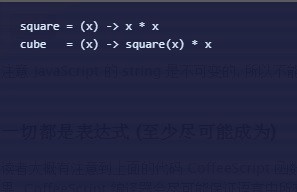
#> input picture test1.jpg, 297 x 192 px
$ python main.py
#> lines starting #> are read from the running program, lines starting #| are printed output that depends on the picture
import cv2
import numpy as np

class YGlobalData(object):
    YTITLE_X = 100
    YTITLE_Y = 20
    YTITLE_W = 240
    YTITLE_H = 80
    YIMG_X = 50
    YIMG_Y = 120
    YIMG_W = 340
    YIMG_H = 300
    YBUTTON1_X = 20
    YBUTTON2_X = 240
    YBUTTON_Y = 450
    YBUTTON_W = 150
    YBUTTON_H = 70
    YWIN_H = 600
    YWIN_W = 440

# 设置回调参数，event是事件类型，x,y是鼠标坐标，param是setMouseCallback第三个参数的“引用”
def print_test(event, x, y, flags, param):
    if event == cv2.EVENT_FLAG_LBUTTON:
        if x > YGlobalData.YBUTTON1_X and x < YGlobalData.YBUTTON1_X + YGlobalData.YBUTTON_W\
        and y > YGlobalData.YBUTTON_Y and y < YGlobalData.YBUTTON_Y + YGlobalData.YBUTTON_H:
            param[0][YGlobalData.YIMG_Y : YGlobalData.YIMG_Y + YGlobalData.YIMG_H\
                    ,YGlobalData.YIMG_X : YGlobalData.YIMG_X + YGlobalData.YIMG_W] = param[1].copy()
        if x > YGlobalData.YBUTTON2_X and x < YGlobalData.YBUTTON2_X + YGlobalData.YBUTTON_W\
        and y > YGlobalData.YBUTTON_Y and y < YGlobalData.YBUTTON_Y + YGlobalData.YBUTTON_H:
            param[0][YGlobalData.YIMG_Y : YGlobalData.YIMG_Y + YGlobalData.YIMG_H\
                    ,YGlobalData.YIMG_X : YGlobalData.YIMG_X + YGlobalData.YIMG_W] = param[2].copy()

def main():
    img_win = np.zeros((YGlobalData.YWIN_H,YGlobalData.YWIN_W,3),np.uint8)
    cv2.namedWindow("windows_test",cv2.WINDOW_NORMAL)
    img1 = cv2.imread('test1.jpg')
#> img1 is the input picture: shape (192, 297, 3); mean B, G, R 67.6, 37.4, 35
    img2 = cv2.imread('test2.jpg')
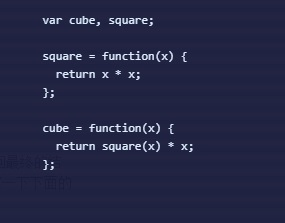
#> input picture test2.jpg, 285 x 223 px
#> img2 is the input picture: shape (223, 285, 3); mean B, G, R 70.2, 39.8, 37
    button1 = cv2.imread('button1.jpg')
    button2 = cv2.imread('button2.jpg')
    title = cv2.imread('title.jpg')
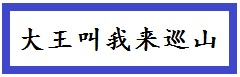
#> input picture title.jpg, 240 x 77 px
#> title is the input picture: shape (77, 240, 3); mean B, G, R 225.3, 195.1, 193
    img1 = cv2.resize(img1, (YGlobalData.YIMG_W,YGlobalData.YIMG_H))
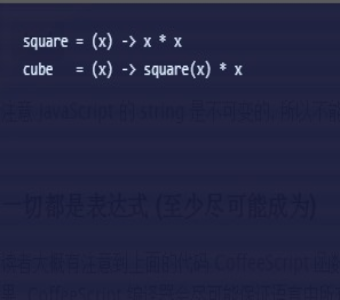
#> img1: shape (300, 340, 3); mean B, G, R 67.5, 37.3, 34.9
    img2 = cv2.resize(img2, (YGlobalData.YIMG_W,YGlobalData.YIMG_H))
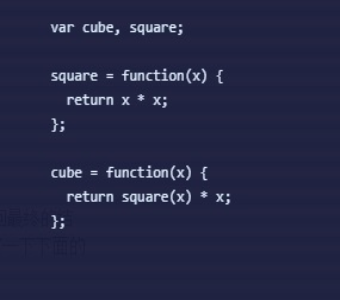
#> img2: shape (300, 340, 3); mean B, G, R 70.1, 39.7, 37
#> (the run stopped early here; a loop or call above may not have finished)
